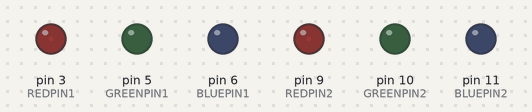
Bench run of a sketch on a simulated Arduino Uno, built with avr-gcc and run on an emulated ATmega328P. On the bench: output pins drawn as LEDs (lit = HIGH). Random numbers use the default seed unless the sketch sets one; what the sketch prints to the serial monitor is not drawn.

Above: at 0.15 s.
At 4.36 s:
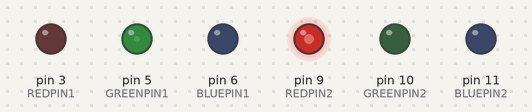
At 8.57 s:
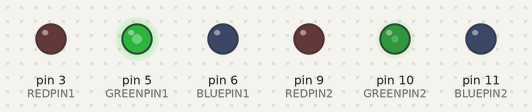
At 15.98 s:
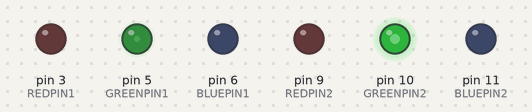
At 22.4 s:
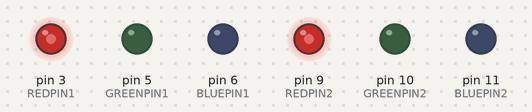
At 35.1 s:
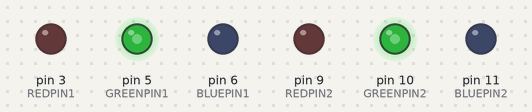
Timing chart, 0 to 36.6 s (numbered marks = the images above):
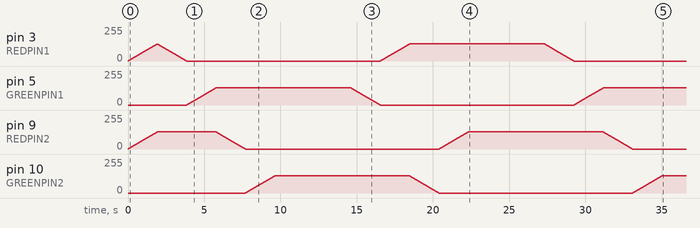

The sketch:

MultiRGB2.ino
```cpp
#if 0 // little string
#define REDPIN1 3
#define GREENPIN1 6
#define BLUEPIN1 5
#define REDPIN2 9
#define GREENPIN2 11
#define BLUEPIN2 10
#else // front porch string
#define REDPIN1 3
#define GREENPIN1 5
#define BLUEPIN1 6
#define REDPIN2 9
#define GREENPIN2 10
#define BLUEPIN2 11
#endif

#define BUTTONPIN 0

#define FADESPEED 5     // make this higher to slow down

void setup() {
  randomSeed(analogRead(0));
  pinMode(BUTTONPIN, INPUT);
  digitalWrite(BUTTONPIN, HIGH);

  pinMode(REDPIN1, OUTPUT);
  pinMode(GREENPIN1, OUTPUT);
  pinMode(BLUEPIN1, OUTPUT);
  pinMode(REDPIN2, OUTPUT);
  pinMode(GREENPIN2, OUTPUT);
  pinMode(BLUEPIN2, OUTPUT);

  digitalWrite(REDPIN1, LOW);
  digitalWrite(REDPIN2, LOW);
  digitalWrite(GREENPIN1, LOW);
  digitalWrite(GREENPIN2, LOW);
  digitalWrite(BLUEPIN1, LOW);
  digitalWrite(BLUEPIN2, LOW);

  analogWrite(REDPIN1, 0);
  analogWrite(REDPIN2, 0);
  analogWrite(GREENPIN1, 0);
  analogWrite(GREENPIN2, 0);
  analogWrite(BLUEPIN1, 0);
  analogWrite(BLUEPIN2, 0);

  Serial.begin(9600);
}

void checkButton()
{
  while (!digitalRead(BUTTONPIN))
  {
    unsigned char red = 255;
    unsigned char green = 255;
    unsigned char blue = 255;
    analogWrite(REDPIN1, red);
    analogWrite(REDPIN2, red);
    analogWrite(GREENPIN1, green);
    analogWrite(GREENPIN2, green);
    analogWrite(BLUEPIN1, blue);
    analogWrite(BLUEPIN2, blue);

  }
}

void fadeBetween(int stringNumber,
                 int red1,
                 int green1,
                 int blue1,
                 int red2,
                 int green2,
                 int blue2,
                 unsigned char stepValue,
                 unsigned char sleepValue)
{
  //Serial.print("1: "); Serial.print(red1); Serial.print(","); Serial.print(green1); Serial.print(","); Serial.print(blue1); Serial.println("");
  //Serial.print("2: "); Serial.print(red2); Serial.print(","); Serial.print(green2); Serial.print(","); Serial.print(blue2); Serial.println("");
  while ((red1 != red2) || (green1 != green2) || (blue1 != blue2))
  {
    //Serial.print("1l: "); Serial.print(red1); Serial.print(","); Serial.print(green1); Serial.print(","); Serial.print(blue1); Serial.println("");
    //Serial.print("2l: "); Serial.print(red2); Serial.print(","); Serial.print(green2); Serial.print(","); Serial.print(blue2); Serial.println("");
    // Step the red
    if (red1 < red2 - stepValue)
      red1 += stepValue;
    else if (red1 > red2 + stepValue)
      red1 -= stepValue;
    else if (abs(red1 - red2) <= stepValue)
      red1 = red2;
    // Step the green
    if (green1 < green2 - stepValue)
      green1 += stepValue;
    else if (green1 > green2 + stepValue)
      green1 -= stepValue;
    else if (abs(green1 - green2) <= stepValue)
      green1 = green2;
    // Step the blue
    if (blue1 < blue2 - stepValue)
      blue1 += stepValue;
    else if (blue1 > blue2 + stepValue)
      blue1 -= stepValue;
    else if (abs(blue1 - blue2) <= stepValue)
      blue1 = blue2;
    if (1 == stringNumber || 3 == stringNumber)
    {
      analogWrite(REDPIN1, red1);
      analogWrite(GREENPIN1, green1);
      analogWrite(BLUEPIN1, blue1);
    }
    if (2 == stringNumber || 3 == stringNumber)
    {
      analogWrite(REDPIN2, red1);
      analogWrite(GREENPIN2, green1);
      analogWrite(BLUEPIN2, blue1);
    }
    delay(sleepValue);
    checkButton();
  }
}

#if 1
#define STEP_VALUE 1
#define DELAY_VALUE 50

void loopHalloween()
{
  unsigned char i;
  Serial.println("Going from black to red");
  fadeBetween(3, 0, 0, 0, 128, 0, 0, STEP_VALUE, 50);
  while (1)
  {
    for (i = 0; i < 10; i++)
    {
      Serial.println("Going to orange");
      fadeBetween(3, 128, 0, 0, 128, 15, 0, STEP_VALUE, 1000);
      delay(1000);
      Serial.println("Going to red");
      fadeBetween(3, 128, 15, 0, 128, 0, 0, STEP_VALUE, 1000);
      delay(1000);
    }
    fadeBetween(3, 128, 0, 0, 0, 64, 0, STEP_VALUE, 1000);
    for (i = 0; i < 10; i++)
    {
      Serial.println("Going to violet");
      fadeBetween(3, 0, 64, 0, 64, 0, 0, STEP_VALUE, 1000);
      fadeBetween(3, 64, 0, 0, 64, 0, 64, STEP_VALUE, 1000);
      delay(1000);
      Serial.println("Going to green");
      fadeBetween(3, 64, 0, 64, 64, 0, 0, STEP_VALUE, 1000);
      fadeBetween(3, 64, 0, 0, 0, 64, 0, STEP_VALUE, 1000);
      delay(1000);
    }
    fadeBetween(3, 0, 64, 0, 128, 0, 0, STEP_VALUE, 1000);
  }
}

#define XMAS_STEP_VALUE 1
#define XMAS_STEP_DELAY 15

void loopXmas()
{
  //unsigned char i;
  Serial.println("Going from black to red");
  fadeBetween(3, 0, 0, 0, 128, 0, 0, XMAS_STEP_VALUE, XMAS_STEP_DELAY);
  while (1)
  {
    //Serial.println("Red/Green Alternate");
    //for (i = 0; i < 10; i++)
    //{
      // Fade string one from red to black to green
      fadeBetween(1, 128, 0, 0, 0, 0, 0, XMAS_STEP_VALUE, XMAS_STEP_DELAY);
      fadeBetween(1, 0, 0, 0, 0, 128, 0, XMAS_STEP_VALUE, XMAS_STEP_DELAY);
      // Fade string two from red to black to green
      fadeBetween(2, 128, 0, 0, 0, 0, 0, XMAS_STEP_VALUE, XMAS_STEP_DELAY);
      fadeBetween(2, 0, 0, 0, 0, 128, 0, XMAS_STEP_VALUE, XMAS_STEP_DELAY);
      // Pause
      delay(5000);
      // Fade string one from green to black to red
      fadeBetween(1, 0, 128, 0, 0, 0, 0, XMAS_STEP_VALUE, XMAS_STEP_DELAY);
      fadeBetween(1, 0, 0, 0, 128, 0, 0, XMAS_STEP_VALUE, XMAS_STEP_DELAY);
      // Fade string two from green to black to red
      fadeBetween(2, 0, 128, 0, 0, 0, 0, XMAS_STEP_VALUE, XMAS_STEP_DELAY);
      fadeBetween(2, 0, 0, 0, 128, 0, 0, XMAS_STEP_VALUE, XMAS_STEP_DELAY);
      delay(5000);
    //}
  }
}
#endif

#define RED_STEP_VALUE 1
#define RED_STEP_DELAY 60
void loopRed()
{
  Serial.println("Going from black to red");
  // All red
  fadeBetween(3, 0, 0, 0, 96, 0, 0, RED_STEP_VALUE, RED_STEP_DELAY);
  while (1)
  {
    // Dim
    fadeBetween(3, 96, 0, 0, 16, 0, 0, RED_STEP_VALUE, RED_STEP_DELAY);
    // Brighten
    fadeBetween(3, 16, 0, 0, 96, 0, 0, RED_STEP_VALUE, RED_STEP_DELAY);
  }
}

#define GREEN_STEP_VALUE 1
#define GREEN_STEP_DELAY 60
void loopGreen()
{
  Serial.println("Going from black to red");
  // All red
  fadeBetween(3, 0, 0, 0, 0, 96, 0, GREEN_STEP_VALUE, GREEN_STEP_DELAY);
  while (1)
  {
    // Dim
    fadeBetween(3, 0, 96, 0, 0, 16, 0, GREEN_STEP_VALUE, GREEN_STEP_DELAY);
    // Brighten
    fadeBetween(3, 0, 16, 0, 0, 96, 0, GREEN_STEP_VALUE, GREEN_STEP_DELAY);
  }
}

#define RV_STEP_VALUE 1
#define RV_STEP_DELAY 60
#define RV_MAX 64
#define RV_MIN 8
void loopRedViolet()
{
  // Bright red
  fadeBetween(3, 0, 0, 0, RV_MAX, 0, 0, RV_STEP_VALUE, RV_STEP_DELAY);
  while (1)
  {
    // Dim red
    fadeBetween(3, RV_MAX, 0, 0, RV_MIN, 0, 0, RV_STEP_VALUE, RV_STEP_DELAY);
    // Bright purple red
    fadeBetween(3, RV_MIN, 0, 0, RV_MAX, 0, RV_MAX, RV_STEP_VALUE, RV_STEP_DELAY);
    // Dim purple red
    fadeBetween(3, RV_MAX, 0, RV_MAX, RV_MIN, 0, RV_MIN, RV_STEP_VALUE, RV_STEP_DELAY);
    // Bright red
    fadeBetween(3, RV_MIN, 0, RV_MIN, RV_MAX, 0, 0, RV_STEP_VALUE, RV_STEP_DELAY);
  }
}

#define RWB_STEP_VALUE 1
#define RWB_STEP_DELAY 30
#define RWB_MAX 32
#define RWB_MIN 8
void loopRedWhiteBlue()
{
  // Red
  fadeBetween(3, 0, 0, 0, RWB_MAX, 0, 0, RWB_STEP_VALUE, RWB_STEP_DELAY);
  while (1)
  {
    // White
    fadeBetween(3, RWB_MAX, 0, 0, RWB_MAX, RWB_MAX, RWB_MAX, RWB_STEP_VALUE, RWB_STEP_DELAY);
    delay(3000);
    // Blue
    fadeBetween(3, RWB_MAX, RWB_MAX, RWB_MAX, 0, 0, RWB_MAX, RWB_STEP_VALUE, RWB_STEP_DELAY);
    delay(3000);
    // Red
    fadeBetween(3, 0, 0, RWB_MAX, RWB_MAX, 0, 0, RWB_STEP_VALUE, RWB_STEP_DELAY);
    delay(3000);
  }
}

#define GREEN_RAND_STEP_VALUE 1
#define GREEN_RAND_STEP_DELAY 60
void loopRandomGreen()
{
    unsigned int r1 = 0, g1 = 0, b1 = 0;
    unsigned int r2 = 0, g2 = 96, b2 = 0;
    Serial.println("Going from black to green");
    // All red
    fadeBetween(3, r1, g1, b1, r2, g2, b2, GREEN_RAND_STEP_VALUE, GREEN_RAND_STEP_DELAY);
    while (1)
    {
        r1 = r2; g1 = g2; b1 = b2;
        g2 = random(48, 96);
        r2 = random(0, g2 / 3);
        b2 = random(0, g2 / 3);
		Serial.print(r2); Serial.print(","); Serial.print(g2); Serial.print(","); Serial.print(b2); Serial.println("");
        fadeBetween(3, r1, g1, b1, r2, g2, b2, GREEN_RAND_STEP_VALUE, GREEN_RAND_STEP_DELAY);
        delay(2000);
    }
}

#define BLUE_STEP_VALUE 1
#define BLUE_STEP_DELAY 30
void loopBlueWhite()
{
  Serial.println("Going from black to red");
  // All red
  fadeBetween(3, 0, 0, 0, 0, 0, 64, BLUE_STEP_VALUE, BLUE_STEP_DELAY);
  while (1)
  {
    // Dim
    fadeBetween(3,  0,  0, 64,  0,  0, 32, BLUE_STEP_VALUE, BLUE_STEP_DELAY);
    fadeBetween(3,  0,  0, 32, 32, 32, 32, BLUE_STEP_VALUE, BLUE_STEP_DELAY);
    delay(2000);
    // Brighten
    fadeBetween(3, 32, 32, 32,  0,  0, 32, BLUE_STEP_VALUE, BLUE_STEP_DELAY);
    fadeBetween(3,  0,  0, 32,  0,  0, 64, BLUE_STEP_VALUE, BLUE_STEP_DELAY);
    delay(5000);
  }
}

void loopBlue()
{
  Serial.println("Going from black to red");
  // All red
  fadeBetween(3, 0, 0, 0, 0, 0, 64, BLUE_STEP_VALUE, BLUE_STEP_DELAY);
  while (1)
  {
    // Dim
    fadeBetween(3,  0,  0, 64,  0,  0, 32, BLUE_STEP_VALUE, BLUE_STEP_DELAY);
    delay(2000);
    // Brighten
    fadeBetween(3,  0,  0, 32,  0,  0, 64, BLUE_STEP_VALUE, BLUE_STEP_DELAY);
    delay(2000);
  }
}

void loop() {
    //loopRedWhiteBlue();
    //loopRed();
    //loopRedViolet();
    //loopHalloween();
    //loopBlueWhite();
    //loopBlue();
    //loopGreen();
    //loopRandomGreen();
    loopXmas();
}
```
